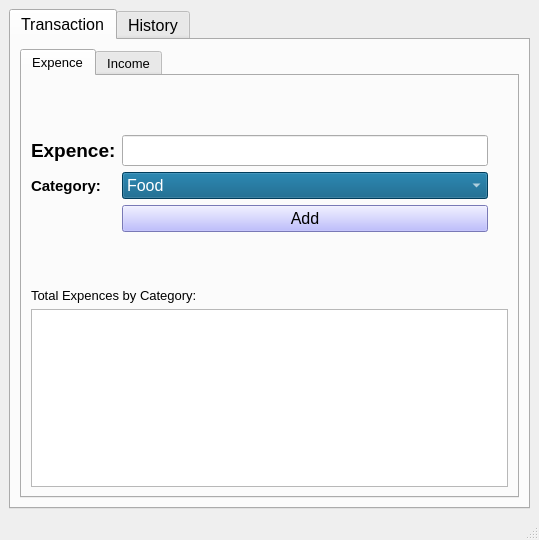
<?xml version="1.0" encoding="UTF-8"?>
<ui version="4.0">
 <class>MainWindow</class>
 <widget class="QMainWindow" name="MainWindow">
  <property name="geometry">
   <rect>
    <x>0</x>
    <y>0</y>
    <width>539</width>
    <height>540</height>
   </rect>
  </property>
  <property name="windowTitle">
   <string>MainWindow</string>
  </property>
  <widget class="QWidget" name="centralwidget">
   <layout class="QVBoxLayout" name="verticalLayout">
    <item>
     <widget class="QTabWidget" name="mainTabs">
      <property name="font">
       <font>
        <pointsize>12</pointsize>
       </font>
      </property>
      <property name="currentIndex">
       <number>0</number>
      </property>
      <widget class="QWidget" name="tab">
       <attribute name="title">
        <string>Transaction</string>
       </attribute>
       <layout class="QHBoxLayout" name="horizontalLayout">
        <item>
         <widget class="QTabWidget" name="typeTab">
          <property name="font">
           <font>
            <pointsize>10</pointsize>
           </font>
          </property>
          <property name="currentIndex">
           <number>0</number>
          </property>
          <widget class="QWidget" name="tab_3">
           <attribute name="title">
            <string>Expence</string>
           </attribute>
           <layout class="QVBoxLayout" name="verticalLayout_2">
            <item>
             <layout class="QFormLayout" name="formLayout">
              <property name="topMargin">
               <number>50</number>
              </property>
              <property name="rightMargin">
               <number>20</number>
              </property>
              <property name="bottomMargin">
               <number>50</number>
              </property>
              <item row="0" column="0">
               <widget class="QLabel" name="label">
                <property name="font">
                 <font>
                  <pointsize>14</pointsize>
                  <bold>true</bold>
                 </font>
                </property>
                <property name="text">
                 <string>Expence:</string>
                </property>
               </widget>
              </item>
              <item row="0" column="1">
               <widget class="QLineEdit" name="expenseLineEdit">
                <property name="font">
                 <font>
                  <pointsize>14</pointsize>
                 </font>
                </property>
               </widget>
              </item>
              <item row="1" column="0">
               <widget class="QLabel" name="label_2">
                <property name="font">
                 <font>
                  <pointsize>11</pointsize>
                  <bold>true</bold>
                 </font>
                </property>
                <property name="text">
                 <string>Category:</string>
                </property>
               </widget>
              </item>
              <item row="2" column="1">
               <widget class="QPushButton" name="addExpButton">
                <property name="font">
                 <font>
                  <pointsize>12</pointsize>
                 </font>
                </property>
                <property name="styleSheet">
                 <string notr="true">background-color: rgb(170, 170, 255);</string>
                </property>
                <property name="text">
                 <string>Add</string>
                </property>
               </widget>
              </item>
              <item row="1" column="1">
               <widget class="QComboBox" name="categoryComboBox">
                <property name="font">
                 <font>
                  <family>Segoe UI</family>
                  <pointsize>12</pointsize>
                  <italic>false</italic>
                  <bold>false</bold>
                 </font>
                </property>
                <property name="styleSheet">
                 <string notr="true">background-color: rgb(0, 85, 127);
color: rgb(255, 255, 255);
font: 12pt &quot;Segoe UI&quot;;</string>
                </property>
                <item>
                 <property name="text">
                  <string>Food</string>
                 </property>
                </item>
                <item>
                 <property name="text">
                  <string>Transport</string>
                 </property>
                </item>
                <item>
                 <property name="text">
                  <string>Housing</string>
                 </property>
                </item>
                <item>
                 <property name="text">
                  <string>Health Care</string>
                 </property>
                </item>
                <item>
                 <property name="text">
                  <string>Entertainment</string>
                 </property>
                </item>
                <item>
                 <property name="text">
                  <string>Shopping</string>
                 </property>
                </item>
               </widget>
              </item>
             </layout>
            </item>
            <item>
             <widget class="QLabel" name="label_6">
              <property name="text">
               <string>Total Expences by Category:</string>
              </property>
             </widget>
            </item>
            <item>
             <widget class="QTableView" name="categoryTableView"/>
            </item>
           </layout>
          </widget>
          <widget class="QWidget" name="tab_4">
           <attribute name="title">
            <string>Income</string>
           </attribute>
           <layout class="QVBoxLayout" name="verticalLayout_3">
            <item>
             <layout class="QFormLayout" name="formLayout_2">
              <property name="topMargin">
               <number>50</number>
              </property>
              <property name="rightMargin">
               <number>20</number>
              </property>
              <property name="bottomMargin">
               <number>50</number>
              </property>
              <item row="0" column="0">
               <widget class="QLabel" name="label_3">
                <property name="font">
                 <font>
                  <pointsize>14</pointsize>
                  <bold>true</bold>
                 </font>
                </property>
                <property name="text">
                 <string>Income: </string>
                </property>
               </widget>
              </item>
              <item row="0" column="1">
               <widget class="QLineEdit" name="incomeLineEdit">
                <property name="font">
                 <font>
                  <pointsize>14</pointsize>
                 </font>
                </property>
               </widget>
              </item>
              <item row="1" column="0">
               <widget class="QLabel" name="label_4">
                <property name="font">
                 <font>
                  <pointsize>11</pointsize>
                  <bold>true</bold>
                 </font>
                </property>
                <property name="text">
                 <string>Category:</string>
                </property>
               </widget>
              </item>
              <item row="1" column="1">
               <widget class="QComboBox" name="incomeComboBox">
                <property name="font">
                 <font>
                  <family>Segoe UI</family>
                  <pointsize>12</pointsize>
                  <italic>false</italic>
                  <bold>false</bold>
                 </font>
                </property>
                <property name="styleSheet">
                 <string notr="true">background-color: rgb(0, 85, 127);
color: rgb(255, 255, 255);
font: 12pt &quot;Segoe UI&quot;;</string>
                </property>
                <item>
                 <property name="text">
                  <string>Salary</string>
                 </property>
                </item>
               </widget>
              </item>
              <item row="2" column="1">
               <widget class="QPushButton" name="addIncButton">
                <property name="font">
                 <font>
                  <pointsize>12</pointsize>
                 </font>
                </property>
                <property name="styleSheet">
                 <string notr="true">background-color: rgb(170, 170, 255);</string>
                </property>
                <property name="text">
                 <string>Add</string>
                </property>
               </widget>
              </item>
             </layout>
            </item>
            <item>
             <widget class="QLabel" name="label_7">
              <property name="text">
               <string>Total amount By Transaction Type:</string>
              </property>
             </widget>
            </item>
            <item>
             <widget class="QTableView" name="typeTableView"/>
            </item>
           </layout>
          </widget>
         </widget>
        </item>
       </layout>
      </widget>
      <widget class="QWidget" name="tab_2">
       <attribute name="title">
        <string>History</string>
       </attribute>
       <widget class="QTableView" name="hisoryTableView">
        <property name="geometry">
         <rect>
          <x>10</x>
          <y>40</y>
          <width>491</width>
          <height>401</height>
         </rect>
        </property>
       </widget>
       <widget class="QLabel" name="label_5">
        <property name="geometry">
         <rect>
          <x>10</x>
          <y>10</y>
          <width>171</width>
          <height>21</height>
         </rect>
        </property>
        <property name="text">
         <string>Transactions History:</string>
        </property>
       </widget>
      </widget>
     </widget>
    </item>
   </layout>
  </widget>
  <widget class="QMenuBar" name="menubar">
   <property name="geometry">
    <rect>
     <x>0</x>
     <y>0</y>
     <width>539</width>
     <height>22</height>
    </rect>
   </property>
  </widget>
  <widget class="QStatusBar" name="statusbar"/>
 </widget>
 <resources/>
 <connections/>
</ui>
